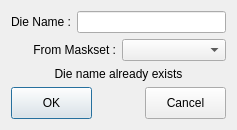
<?xml version="1.0" encoding="UTF-8"?>
<ui version="4.0">
 <class>NewDieWizard</class>
 <widget class="QDialog" name="NewDieWizard">
  <property name="geometry">
   <rect>
    <x>0</x>
    <y>0</y>
    <width>237</width>
    <height>129</height>
   </rect>
  </property>
  <property name="windowTitle">
   <string>Dialog</string>
  </property>
  <layout class="QVBoxLayout" name="verticalLayout_2">
   <item>
    <layout class="QVBoxLayout" name="verticalLayout">
     <item>
      <layout class="QHBoxLayout" name="horizontalLayout">
       <item>
        <widget class="QLabel" name="label">
         <property name="text">
          <string>Die Name :</string>
         </property>
         <property name="alignment">
          <set>Qt::AlignRight|Qt::AlignTrailing|Qt::AlignVCenter</set>
         </property>
        </widget>
       </item>
       <item>
        <widget class="QLineEdit" name="NewDieName"/>
       </item>
      </layout>
     </item>
     <item>
      <layout class="QHBoxLayout" name="horizontalLayout_2">
       <item>
        <widget class="QLabel" name="label_2">
         <property name="text">
          <string>From Maskset :</string>
         </property>
         <property name="alignment">
          <set>Qt::AlignRight|Qt::AlignTrailing|Qt::AlignVCenter</set>
         </property>
        </widget>
       </item>
       <item>
        <widget class="QComboBox" name="FromMaskset"/>
       </item>
      </layout>
     </item>
     <item>
      <widget class="QLabel" name="Feedback">
       <property name="text">
        <string>Die name already exists</string>
       </property>
       <property name="alignment">
        <set>Qt::AlignCenter</set>
       </property>
      </widget>
     </item>
     <item>
      <layout class="QHBoxLayout" name="horizontalLayout_3">
       <item>
        <widget class="QPushButton" name="OKButton">
         <property name="minimumSize">
          <size>
           <width>81</width>
           <height>32</height>
          </size>
         </property>
         <property name="maximumSize">
          <size>
           <width>81</width>
           <height>32</height>
          </size>
         </property>
         <property name="text">
          <string>OK</string>
         </property>
        </widget>
       </item>
       <item>
        <spacer name="horizontalSpacer">
         <property name="orientation">
          <enum>Qt::Horizontal</enum>
         </property>
         <property name="sizeHint" stdset="0">
          <size>
           <width>40</width>
           <height>20</height>
          </size>
         </property>
        </spacer>
       </item>
       <item>
        <widget class="QPushButton" name="CancelButton">
         <property name="minimumSize">
          <size>
           <width>81</width>
           <height>32</height>
          </size>
         </property>
         <property name="maximumSize">
          <size>
           <width>81</width>
           <height>32</height>
          </size>
         </property>
         <property name="text">
          <string>Cancel</string>
         </property>
        </widget>
       </item>
      </layout>
     </item>
    </layout>
   </item>
  </layout>
 </widget>
 <resources/>
 <connections/>
</ui>
